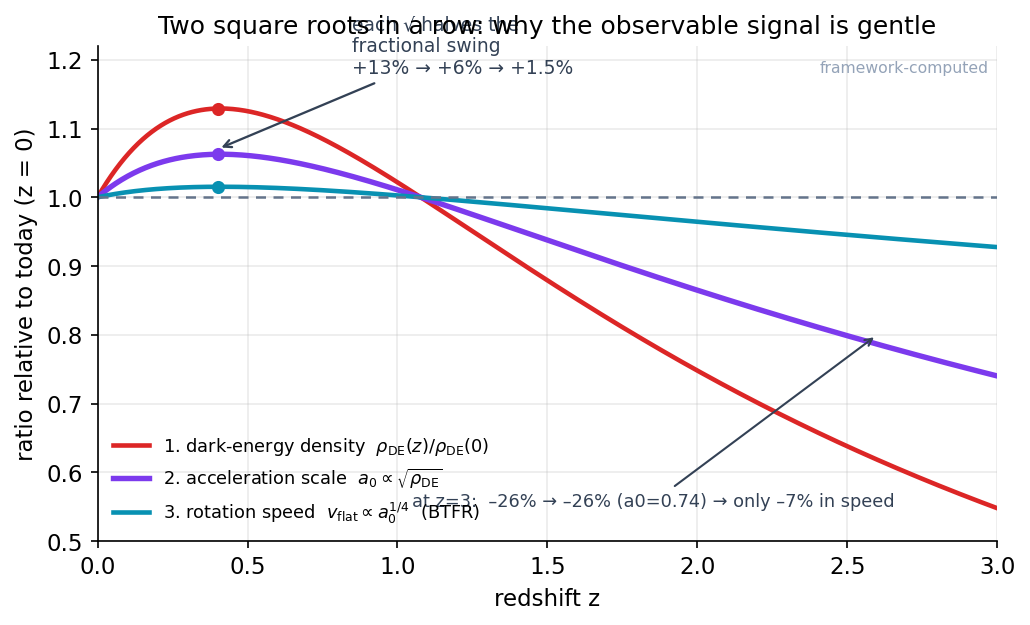

The script that saved this image:
import numpy as np, matplotlib
matplotlib.use("Agg")
import matplotlib.pyplot as plt
plt.rcParams.update({"figure.dpi":150,"savefig.dpi":150,"font.size":11,
    "axes.grid":True,"grid.alpha":0.25,"axes.spines.top":False,"axes.spines.right":False,
    "axes.titlesize":12,"figure.facecolor":"white","axes.facecolor":"white"})
C_FW="#7c3aed"; C_NEWTON="#64748b"; C_MOND="#0891b2"; C_DATA="#dc2626"  # framework / Newton / MOND / data-or-obs

w0, wa = -0.75, -0.86
def rho_DE(z):  # CPL closed form, density ratio
    return (1.0+z)**(3*(1.0+w0+wa)) * np.exp(-3*wa*z/(1.0+z))
z = np.linspace(0.0, 3.0, 600)
rho = rho_DE(z)              # the underlying dark-energy density
a0  = np.sqrt(rho)           # first sqrt: a0 = sqrt(rho_DE)
vf  = a0**0.25              # second sqrt-of-sqrt: v_flat ~ a0^(1/4) via BTFR v^4 = G M a0

fig, ax = plt.subplots(figsize=(7,4.3))
ax.plot(z, rho, color=C_DATA, lw=2.2, label=r"1. dark-energy density  $\rho_{\rm DE}(z)/\rho_{\rm DE}(0)$")
ax.plot(z, a0,  color=C_FW,  lw=2.6, label=r"2. acceleration scale  $a_0\propto\sqrt{\rho_{\rm DE}}$")
ax.plot(z, vf,  color=C_MOND, lw=2.2, label=r"3. rotation speed  $v_{\rm flat}\propto a_0^{1/4}$  (BTFR)")
ax.axhline(1.0, color=C_NEWTON, lw=1.2, ls=(0,(4,3)))

# annotate the peak cascade at z~0.4: 13% -> 6% -> 1.5%
zp=0.4
for curve,col,lab in [(rho,C_DATA,"+13%"),(a0,C_FW,"+6%"),(vf,C_MOND,"+1.5%")]:
    yp=np.interp(zp,z,curve)
    pct=(yp-1)*100
    ax.scatter([zp],[yp],color=col,zorder=5,s=28)
ax.annotate("each √ halves the\nfractional swing\n+13% → +6% → +1.5%",
            xy=(0.4,1.07), xytext=(0.85,1.18), fontsize=9, color="#334155",
            arrowprops=dict(arrowstyle="->", color="#334155", lw=1.1))
# z=3 spread
ax.annotate("at z=3:  –26% → –26% (a0=0.74) → only –7% in speed",
            xy=(2.6,0.80), xytext=(1.05,0.55), fontsize=8.5, color="#334155",
            arrowprops=dict(arrowstyle="->", color="#334155", lw=1.0))

ax.set_xlim(0,3); ax.set_ylim(0.5,1.22)
ax.set_xlabel("redshift z")
ax.set_ylabel("ratio relative to today (z = 0)")
ax.set_title("Two square roots in a row: why the observable signal is gentle")
ax.legend(frameon=False, loc="lower left", fontsize=8.5)
ax.text(0.99,0.97,"framework-computed", transform=ax.transAxes, ha="right", va="top",
        fontsize=7.5, color="#94a3b8")
fig.tight_layout(); fig.savefig("ch25_double_sqrt_softening.png", bbox_inches="tight"); print("ok")
